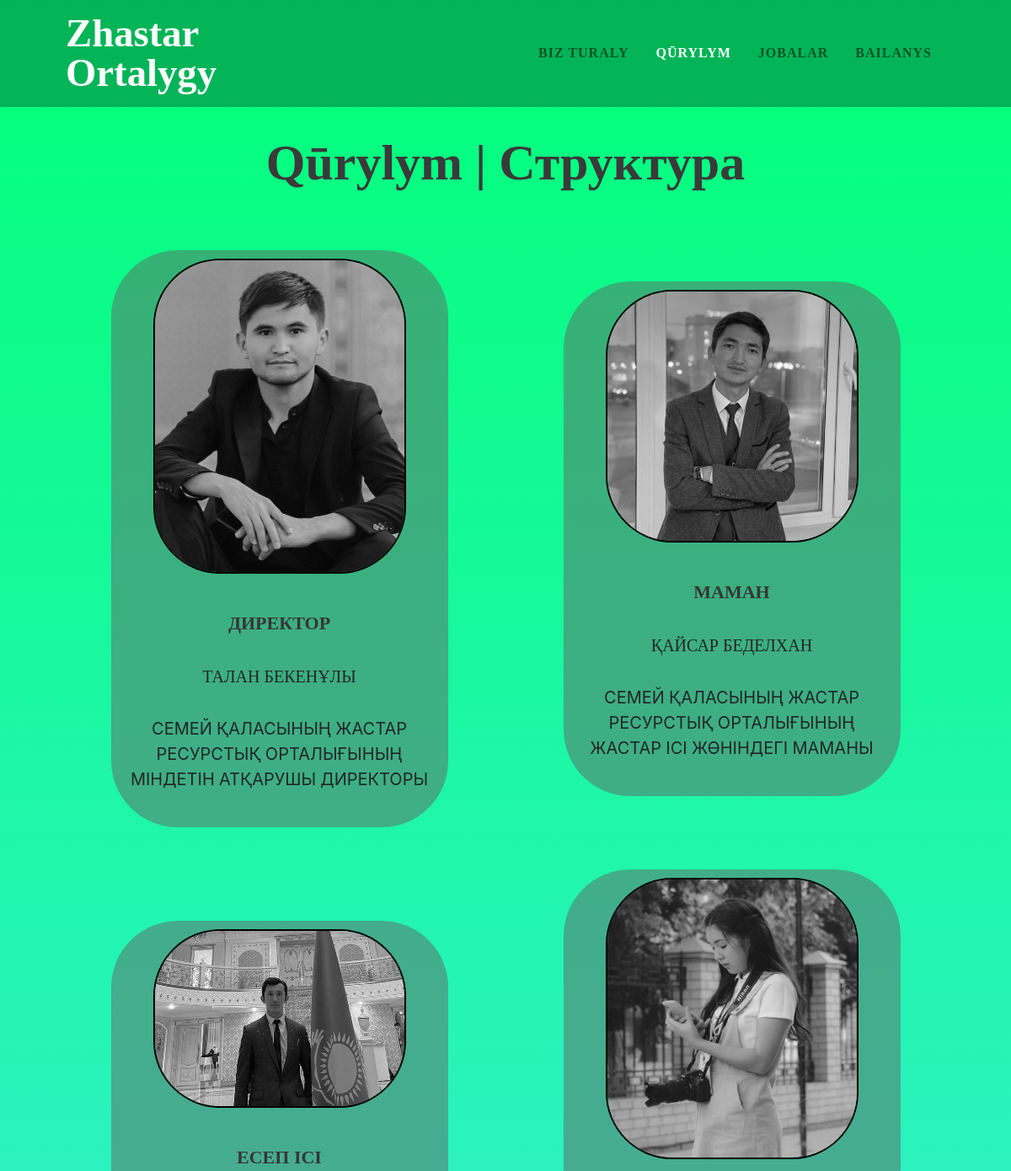
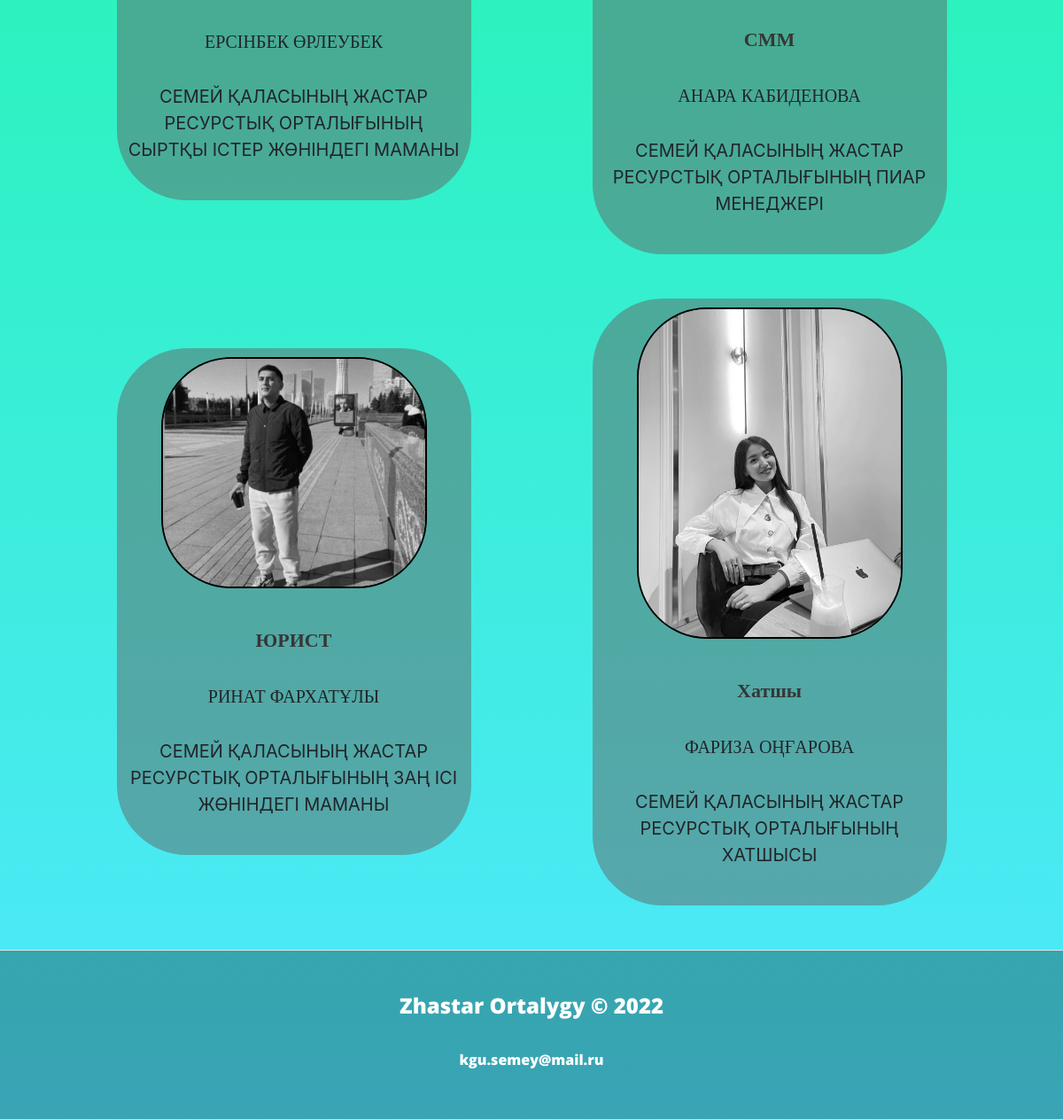
Page /structure on the committed database (2 pictures, top to bottom).
### main/models.py (models this page shows, shortened)
class Structure(models.Model):
    full_name = models.CharField(max_length=120)
    image = models.ImageField(upload_to='person_images/')
    post = models.CharField(max_length=50)
    text = models.TextField()
    status = models.IntegerField(choices=STATUS, default=0)
    created_at = models.DateTimeField(auto_now_add=True)
    updated_at = models.DateTimeField(auto_now = True)
    class Meta:
        ordering=("-created_at",)

### main/views.py (the view)
# urls.py: path('structure', structure, name="structure"),
def structure(request):
    persons = Structure.objects.all()
    return render(request, "structure.html", {'persons':persons})

### templates/structure.html (shortened to what this page needs)
{% extends 'base.html' %}
{% load static %}
{% block navbar %}<nav class="navbar navbar-expand-lg navbar-light position-relative" id="mainNav">
            <div class="container px-4 px-lg-5">
                <img src="{%static 'images/Logo.svg'%}" id="navbar_logotip"/>
                <div class="collapse navbar-collapse" id="navbarResponsive">
                    <ul class="navbar-nav ms-auto py-4 py-lg-0">
                        <li class="nav-item"><a class="nav-link px-lg-3 py-3 py-lg-4" href="{% url 'home' %}" id="navbar_text">Bız turaly</a></li>
                        <li class="nav-item"><a class="nav-link px-lg-3 py-3 py-lg-4" href="{% url 'structure' %}" id="navbar_textMain">Qūrylym</a></li>
                        <li class="nav-item"><a class="nav-link px-lg-3 py-3 py-lg-4" href="{% url 'projects' %}" id="navbar_text">Jobalar</a></li>
                        <li class="nav-item"><a class="nav-link px-lg-3 py-3 py-lg-4" href="{% url 'contact' %}" id="navbar_text">Bailanys</a></li>
                    </ul>
                </div>
            </div>
        </nav>{% endblock navbar %}
        {% block content %}<div class="container px-4 px-lg-5">
            <div class="row gx-4 gx-lg-5 justify-content-center">
                    <div id="vidy_uslug">
                        <h1 id="h1_title">Qūrylym  |  Структура</h1>
                        <br><br>
                    </div>
                </div>
                <div id="uslugi_div">
                    {% for person in persons %}
                    {% if person.status == 1 %}
                        <div id="usluga-item">
                            <div id="image_container">
                                <img src="{{ person.image.url }}" id="image_usluga">
                            </div>
                            <div style="padding:10px; text-align:center">
                                <p style="line-break: auto; font-family:Jost; font-size:22px" class="pTitle"><strong>{{person.post}}</strong></p>
                                <p style="line-break: auto; font-family:Jost;" class="pTitle">{{person.full_name}}<br>
                                    <p>{{person.text}}  </p>
                            </div>
                        </div>
                    {% endif %}
                    {% endfor %}
                </div>
        </div>{% endblock content %}

### templates/base.html (shortened to what this page needs)
<!DOCTYPE html>
{% load static %}
<html lang="en">
    <head>
        <link rel="stylesheet" href="https://cdnjs.cloudflare.com/ajax/libs/font-awesome/5.15.3/css/all.min.css"/>
        <link rel="stylesheet" href="https://cdn.jsdelivr.net/npm/bulma@0.9.1/css/bulma.min.css">
        <link href="{% static 'css/styles.css' %}" rel="stylesheet" />
    </head>
    <body style="background: linear-gradient(to bottom, #02FF78, #51E7FF);">
        {% block navbar %}{% endblock navbar %}
        {% block content %}{% endblock content %}
        <footer class="border-top" style="background-color: #0000004a;">
            <div class="container px-4 px-lg-5">
                <div class="row gx-4 gx-lg-5 justify-content-center">
                    <div class="col-md-10 col-lg-8 col-xl-7">
                        <div class="small text-center text-white">
                            <h4> Zhastar Ortalygy &copy; 2022</h4>
                        </div><br>
                      	<div class="small text-center text-white">
                            <h6>kgu.semey@mail.ru</h6>
                        </div>
                    </div>
                </div>
            </div>
        </footer>
    </body>
</html>

### rows in the picture
Structure: image (picture), post "ДИРЕКТОР", full_name "ТАЛАН БЕКЕНҰЛЫ", text "СЕМЕЙ ҚАЛАСЫНЫҢ ЖАСТАР РЕСУРСТЫҚ ОРТАЛЫҒЫНЫҢ МІНДЕТІН АТҚАРУШЫ ДИРЕКТОРЫ"
Structure: image (picture), post "МАМАН", full_name "ҚАЙСАР БЕДЕЛХАН", text "СЕМЕЙ ҚАЛАСЫНЫҢ ЖАСТАР РЕСУРСТЫҚ ОРТАЛЫҒЫНЫҢ ЖАСТАР ІСІ ЖӨНІНДЕГІ МАМАНЫ"
Structure: image (picture), post "ЕСЕП ІСІ", full_name "ЕРСІНБЕК ӨРЛЕУБЕК", text "СЕМЕЙ ҚАЛАСЫНЫҢ ЖАСТАР РЕСУРСТЫҚ ОРТАЛЫҒЫНЫҢ СЫРТҚЫ ІСТЕР ЖӨНІНДЕГІ МАМАНЫ"
Structure: image (picture), post "СММ", full_name "АНАРА КАБИДЕНОВА", text "СЕМЕЙ ҚАЛАСЫНЫҢ ЖАСТАР РЕСУРСТЫҚ ОРТАЛЫҒЫНЫҢ ПИАР МЕНЕДЖЕРІ"
Structure: image (picture), post "ЮРИСТ", full_name "РИНАТ ФАРХАТҰЛЫ", text "СЕМЕЙ ҚАЛАСЫНЫҢ ЖАСТАР РЕСУРСТЫҚ ОРТАЛЫҒЫНЫҢ ЗАҢ ІСІ ЖӨНІНДЕГІ МАМАНЫ"
Structure: image (picture), post "Хатшы", full_name "ФАРИЗА ОҢҒАРОВА", text "СЕМЕЙ ҚАЛАСЫНЫҢ ЖАСТАР РЕСУРСТЫҚ ОРТАЛЫҒЫНЫҢ ХАТШЫСЫ"
